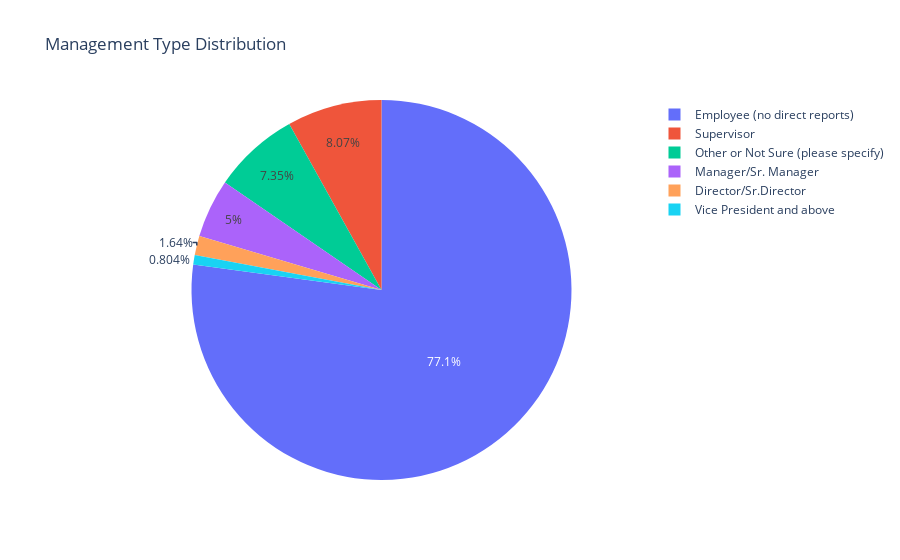

Notebook code cell kept with this figure:
### Code cell
temp_series = df_survey['Q9'].value_counts()
labels = (np.array(temp_series.index))
sizes = (np.array((temp_series / temp_series.sum())*100))

trace = go.Pie(labels=labels, values=sizes)
layout = go.Layout(
    title='Management Type Distribution'
)
data = [trace]
fig = go.Figure(data=data, layout=layout)
py.iplot(fig, filename="management")

### Figure 1 — Plotly figure (JSON) as saved in the notebook; plotly's stock layout.template omitted (floating-point values rounded to 4 significant figures)
{"data": [{"labels": ["Employee (no direct reports)", "Supervisor", "Other or Not Sure (please specify)", "Manager/Sr. Manager", "Director/Sr.Director", "Vice President and above"], "type": "pie", "values": [77.14, 8.071, 7.345, 5.001, 1.641, 0.8038]}], "layout": {"title": {"text": "Management Type Distribution"}}}
